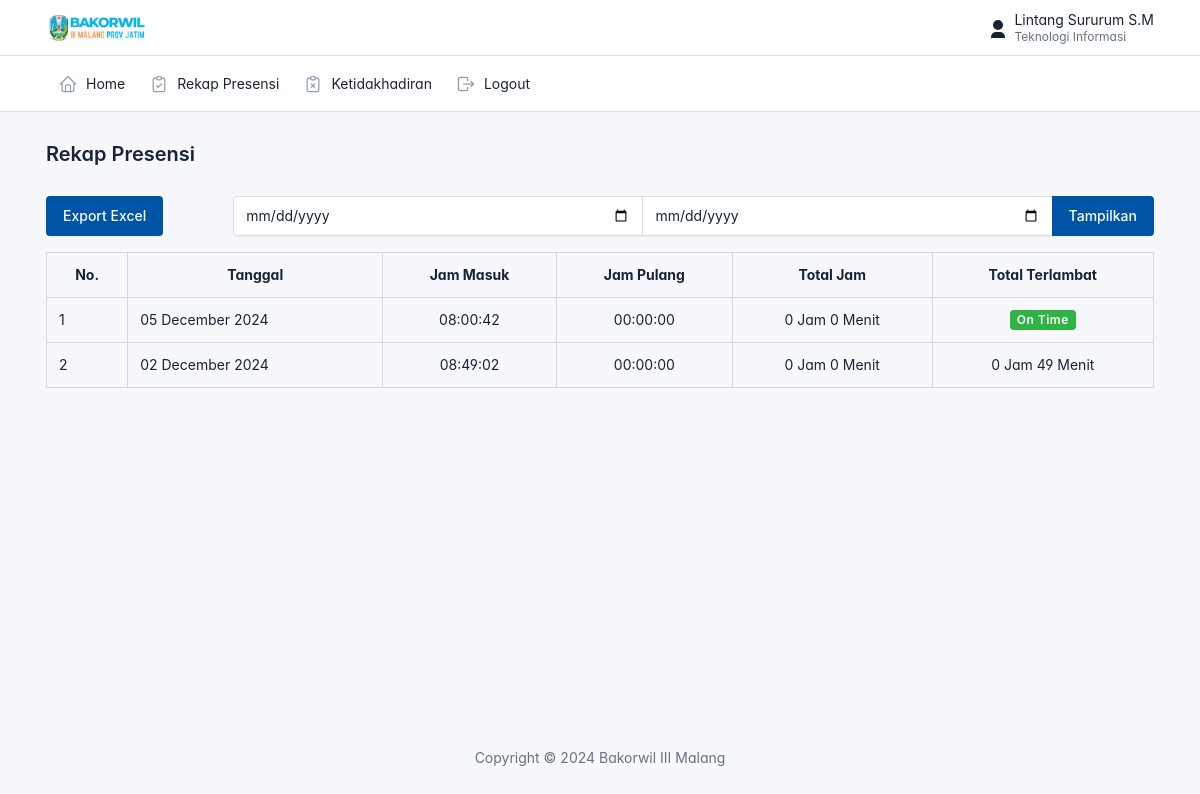
The app's page /mahasiswa/presensi/rekap_presensi.php (signed in) with its own data.
### tables this page shows
CREATE TABLE `presensi` (
  `id` int(11) NOT NULL,
  `id_mahasiswa` int(11) NOT NULL,
  `tanggal_masuk` date NOT NULL,
  `jam_masuk` time NOT NULL,
  `foto_masuk` varchar(225) NOT NULL,
  `tanggal_keluar` date NOT NULL,
  `jam_keluar` time NOT NULL,
  `foto_keluar` varchar(225) NOT NULL
);

CREATE TABLE `lokasi_presensi` (
  `id` int(11) NOT NULL,
  `nama_lokasi` varchar(225) NOT NULL,
  `latitude` varchar(50) NOT NULL,
  `longitude` varchar(50) NOT NULL,
  `radius` int(11) NOT NULL,
  `zona_waktu` varchar(4) NOT NULL,
  `jam_masuk` time NOT NULL,
  `jam_pulang` time NOT NULL
);

### mahasiswa/presensi/rekap_presensi.php (the view, shortened to what this page needs)
<?php
include('../layout/header.php');
include_once("../../config.php");
if(empty($_GET['tanggal_dari'])) {
    $id = $_SESSION['id'];
    $result = mysqli_query($connection, "SELECT * FROM presensi WHERE id_mahasiswa = '$id' ORDER BY tanggal_masuk DESC");
} else {
    $id = $_SESSION['id'];
    $tanggal_dari = $_GET['tanggal_dari'];
    $tanggal_sampai = $_GET['tanggal_sampai'];
    $result = mysqli_query($connection, "SELECT * FROM presensi WHERE id_mahasiswa = '$id' AND tanggal_masuk BETWEEN '$tanggal_dari' AND '$tanggal_sampai' ORDER BY tanggal_masuk DESC");
}
$lokasi_presensi = $_SESSION['lokasi_presensi'];
$lokasi = mysqli_query($connection, "SELECT * FROM lokasi_presensi WHERE nama_lokasi = '$lokasi_presensi'");
while ($lokasi_result = mysqli_fetch_array($lokasi)) :
    $jam_masuk_kantor = date('H:i:s', strtotime($lokasi_result['jam_masuk']));
endwhile;
?>
<div class="page-body">
    <div class="container-xl">
    <div class="row">
        <div class="col-md-2">
        <button type="button" class="btn btn-primary mb-3" data-bs-toggle="modal" data-bs-target="#exampleModal">
            Export Excel
        </button>
        </div>
        <div class="col-md-10">
            <form method="GET">
            <div class="input-group">
                <input type="date" class="form-control" name="tanggal_dari">
                <input type="date" class="form-control" name="tanggal_sampai">
                <button type="submit" class="btn btn-primary">Tampilkan</button>
            </div>
            </form>
        </div>
    </div>
    <table class="table table-bordered">
        <tr class="text-center">
            <th>No.</th>
            <th>Tanggal</th>
            <th>Jam Masuk</th>
            <th>Jam Pulang</th>
            <th>Total Jam</th>
            <th>Total Terlambat</th>
        </tr>
        <?php if(mysqli_num_rows($result) === 0) { ?>
            <tr>
                <td colspan="6">Data rekap presensi masih kosong.</td>
            </tr>
        <?php } else { ?>
        <?php $no = 1;
        while($rekap = mysqli_fetch_array($result)) :
            $jam_tanggal_masuk = date('Y-m-d H:i:s', strtotime($rekap['tanggal_masuk'].' '.$rekap['jam_masuk']));
            $jam_tanggal_keluar = date('Y-m-d H:i:s', strtotime($rekap['tanggal_keluar'].' '. $rekap['jam_keluar']));
            $timestamp_masuk = strtotime($jam_tanggal_masuk);
            $timestamp_keluar = strtotime($jam_tanggal_keluar);
            $selisih = $timestamp_keluar - $timestamp_masuk;
            $total_jam_kerja = floor($selisih/3600);
            $selisih -= $total_jam_kerja * 3600;
            $selisih_menit_kerja = floor($selisih / 60);
            $jam_masuk = date('H:i:s', strtotime($rekap['jam_masuk']));
            $timestamp_jam_masuk_real = strtotime($jam_masuk);
            $timestamp_jam_masuk_kantor = strtotime($jam_masuk_kantor);
            $terlambat = $timestamp_jam_masuk_real - $timestamp_jam_masuk_kantor;
            $total_jam_terlambat = floor($terlambat/3600);
            $terlambat -= $total_jam_terlambat * 3600;
            $selisih_menit_terlambat = floor($terlambat / 60);
        ?>
        <tr>
            <td><?= $no++ ?></td>
            <td><?= date('d F Y', strtotime($rekap['tanggal_masuk'])) ?></td>
            <td class="text-center"><?= $rekap['jam_masuk'] ?></td>
            <td class="text-center"><?= $rekap['jam_keluar'] ?></td>
            <td class="text-center">
                <?php if($rekap['tanggal_keluar'] == '0000-00-00') : ?>
                    <span>0 Jam 0 Menit</span>
                <?php else : ?>
                    <?= $total_jam_kerja . ' Jam ' . $selisih_menit_kerja . ' Menit ' ?>
                <?php endif; ?>
            </td>
            <td class="text-center">
                <?php if ($total_jam_terlambat < 1 && $selisih_menit_terlambat <= 5) : ?>
                    <span class="badge bg-success text-white">On Time</span>
                <?php else : ?>
                    <?= $total_jam_terlambat . ' Jam ' . $selisih_menit_terlambat . ' Menit ' ?>
                <?php endif; ?>
            </td>
        </tr>
        <?php endwhile; ?>
        <?php } ?>
    </table>
    </div>
</div>
<?php include('../layout/footer.php') ?>

### mahasiswa/layout/header.php (style rules this page uses)
:root { --tblr-font-sans-serif: 'Inter Var', -apple-system, BlinkMacSystemFont, San Francisco, Segoe UI, Roboto, Helvetica Neue, sans-serif; }
body { font-feature-settings: "cv03", "cv04", "cv11"; }

### records on screen
presensi: tanggal_masuk "05 December 2024", jam_masuk "08:00:42", jam_keluar "00:00:00", tanggal_keluar "0 Jam 0 Menit", shows "On Time"
presensi: tanggal_masuk "02 December 2024", jam_masuk "08:49:02", jam_keluar "00:00:00", tanggal_keluar "0 Jam 0 Menit", jam_masuk.jam_masuk "0", selisih_menit_terlambat "49"

### other values on screen
$_SESSION['nama'] "Lintang Sururum S.M"
$_SESSION['jurusan'] "Teknologi Informasi"
$judul "Rekap Presensi"
